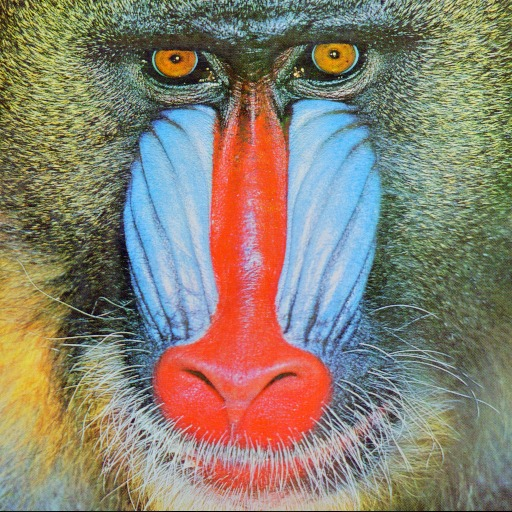
#> input picture goruntunun_tersi/babon.jpg, 512 x 512 px
$ python main.py
#> lines starting #> are read from the running program, lines starting #| are printed output that depends on the picture
import  cv2
import  numpy as np
from matplotlib import pyplot as plt
import matplotlib.image as mpimg

foto=cv2.imread("babon.jpg",0)
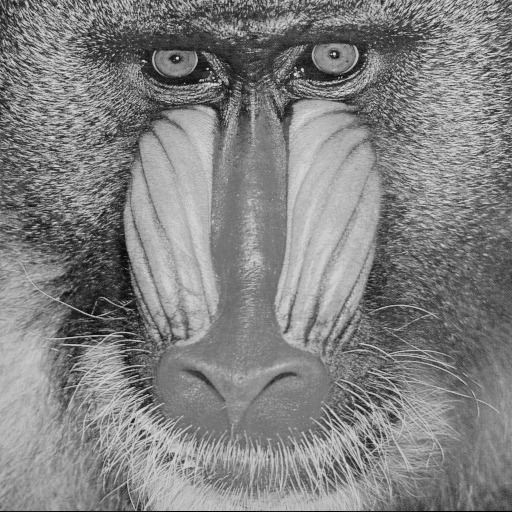
#> foto: shape (512, 512); min 0, max 234, mean 129.6

cv2.imshow("orijinal",foto)

satir,sutun=foto.shape
#> satir = 512; sutun = 512


for i in range(0,satir):
    for j in range(0,sutun):
        foto[i][j]=np.max(foto)-foto[i][j]
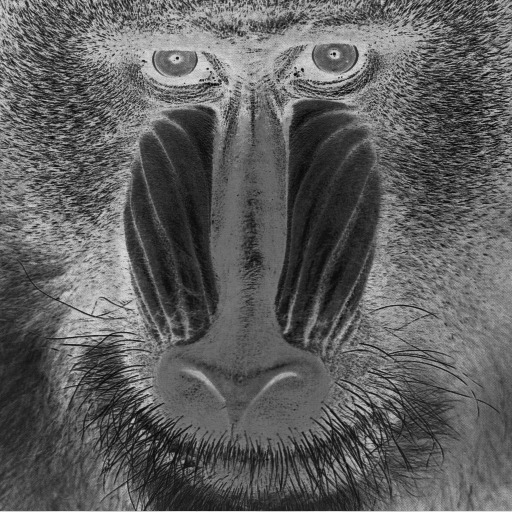
#> foto: shape (512, 512); min 0, max 222, mean 94.6

cv2.imshow("inverted",foto)


cv2.waitKey()
